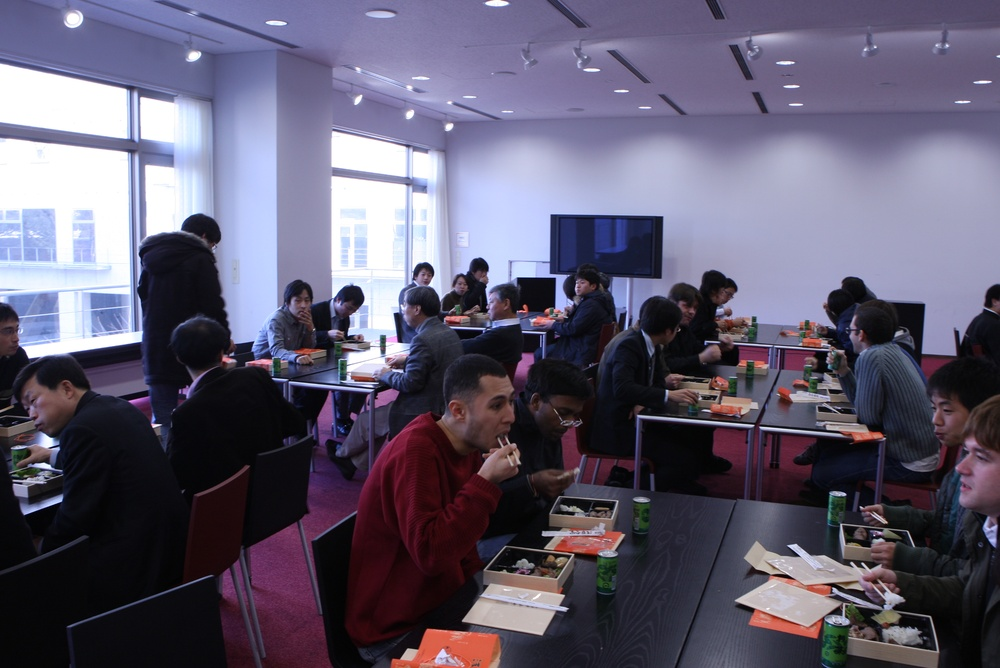
%> input picture Project/Answers/Homework 2/5/im032.jpg, 1000 x 668 px, shrunk from 2816 x 1880 before the run
$ octave hw2_q5.m   (GNU Octave 9; MATLAB toolbox functions it lacks are replaced by stand-ins)
%> lines starting %> are read from the running program, lines starting %| are printed output that depends on the picture; in (x1, y1, x2, y2) boxes, pixels count from 0 and x2, y2 are one past the last pixel; in counts of white or black regions, pixels touching at a corner belong together; the program's own positions count from 1
%% inputs & initializations
clear all;
orgIm= imread('im032.jpg');
%> orgIm is the input picture: size 668x1000x3 uint8; mean R, G, B 96.5, 90.9, 110.8
im= orgIm;
im= imgaussfilt(im, 0.5, 'FilterSize', 3, 'Padding', 'symmetric');

%% change to purple
imHSV= rgb2hsv(im);
%> imHSV: size 668x1000x3 double; mean H, S, V 0.638, 0.29, 0.453
h= imHSV(:,:,1); s= imHSV(:,:,2); v= imHSV(:,:,3);
%> after `h= imHSV(:,:,1)`:
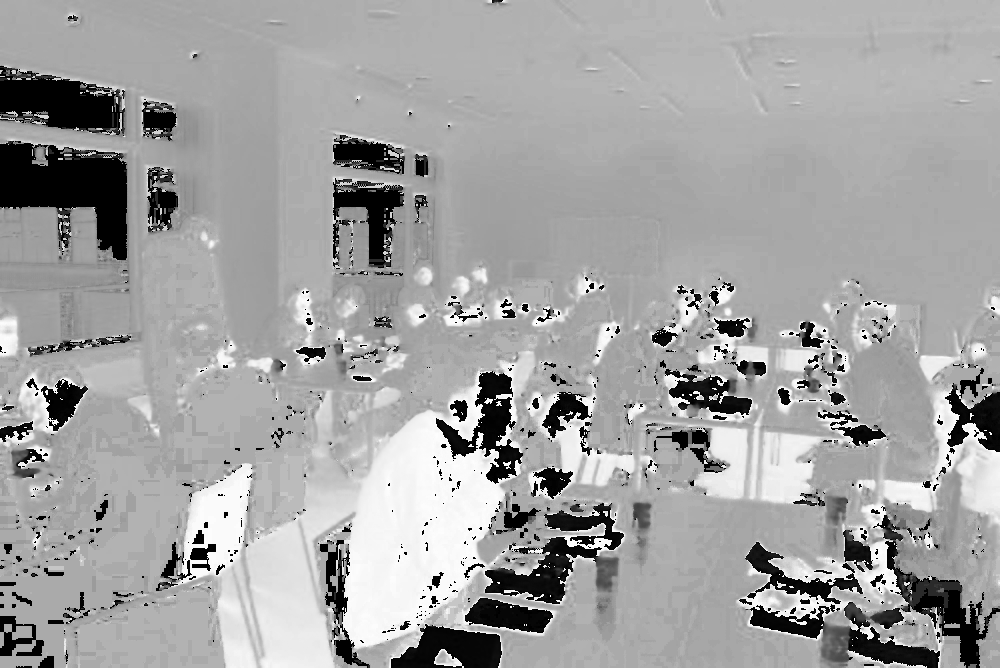
%> h: size 668x1000 double; min 0, max 0.998, mean 0.638
%> after `s= imHSV(:,:,2)`:
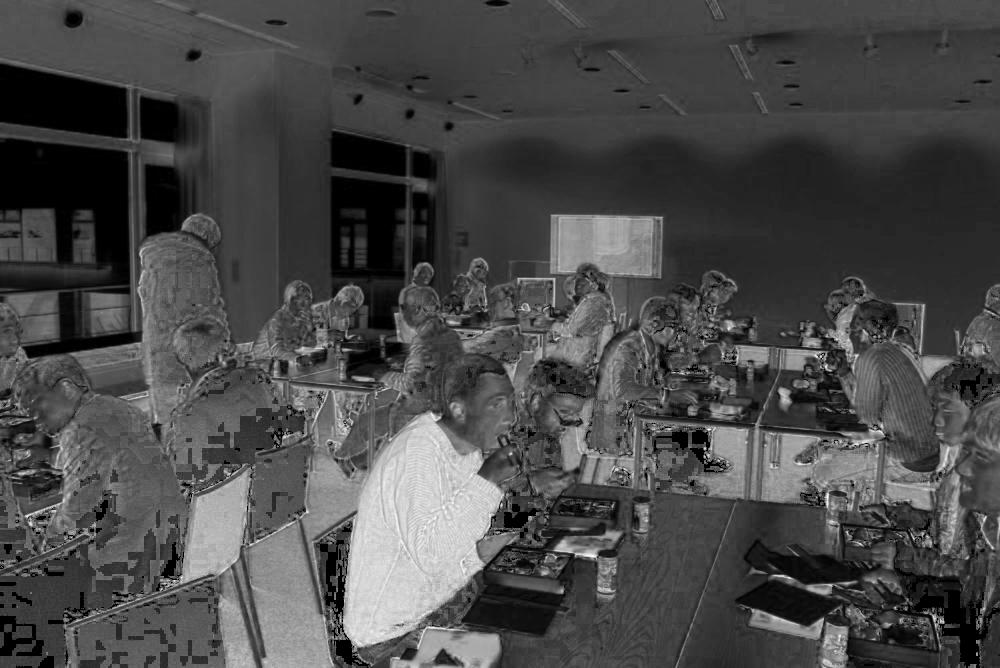
%> s: size 668x1000 double; min 0, max 1, mean 0.29
%> after `v= imHSV(:,:,3)`:
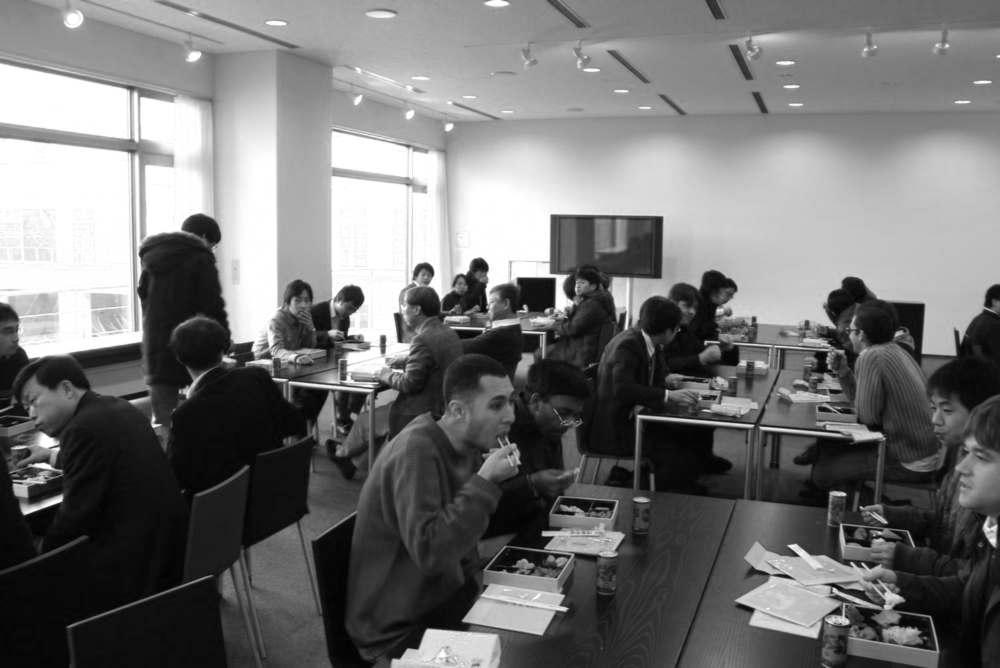
%> v: size 668x1000 double; min 0.00784, max 1, mean 0.453

mask= (s > 0.5 & h > 0.01 & h < 0.2);
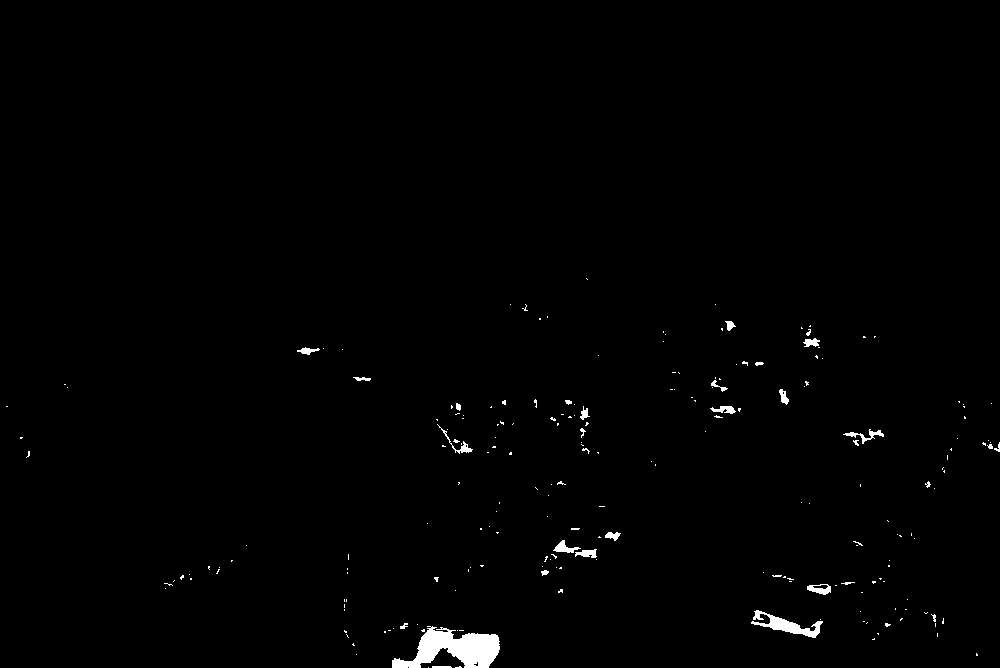
%> mask: size 668x1000 logical; 0.86% white; 214 white regions (184 under 20 px), largest, box (x1, y1, x2, y2) and area: (392, 626, 500, 668) 2468, (751, 610, 823, 638) 683, (843, 429, 884, 444) 167
imHSV(mask) = 0.83 - imHSV(mask);
%> imHSV: size 668x1000x3 double; mean H, S, V 0.645, 0.29, 0.453

mask= (s < 0.6 & h > 0.9);
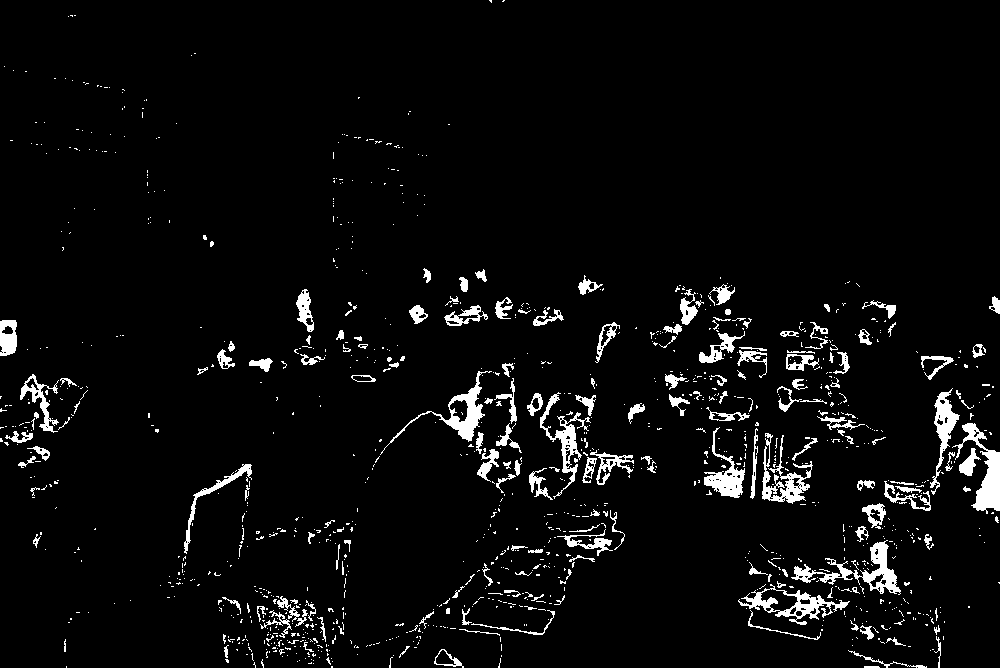
%> mask: size 668x1000 logical; 4.5% white; 1168 white regions (992 under 20 px), largest, box (x1, y1, x2, y2) and area: (791, 540, 901, 595) 1486, (952, 423, 1000, 514) 1437, (738, 584, 850, 625) 1198
imHSV(mask) = 1.73 - imHSV(mask);
%> imHSV: size 668x1000x3 double; mean H, S, V 0.637, 0.29, 0.453

res= hsv2rgb(imHSV);
% [5 lines of commented-out code are left out]
figure('Name', 'Orange to Purple'); imshow(res);
imwrite(res, 'im032_purple.jpg');
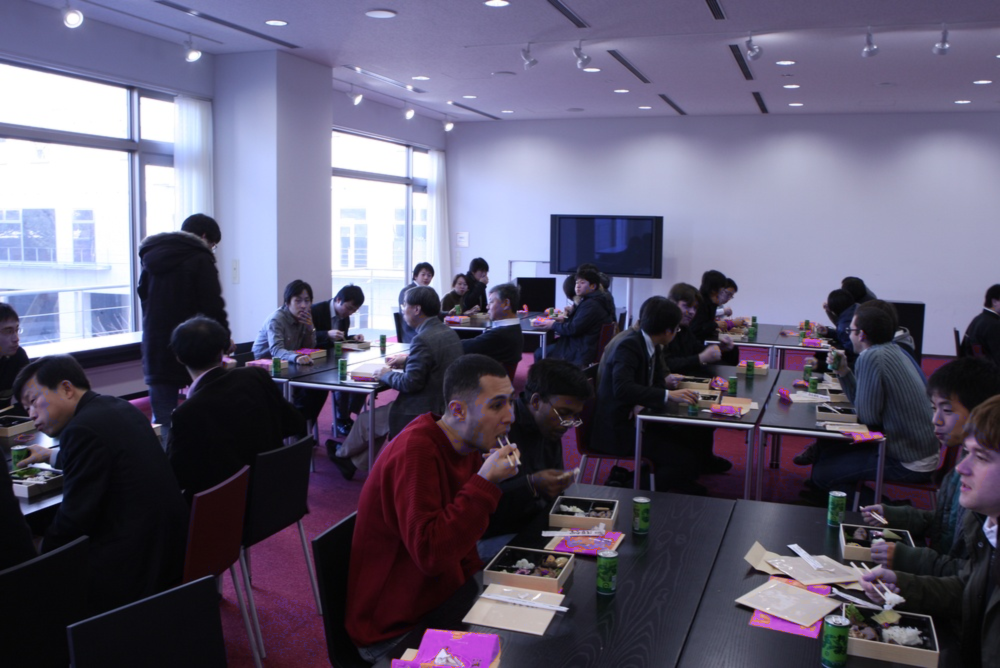
%> saved as im032_purple.jpg: size 668x1000x3 uint8; mean R, G, B 96, 90.8, 112.4
